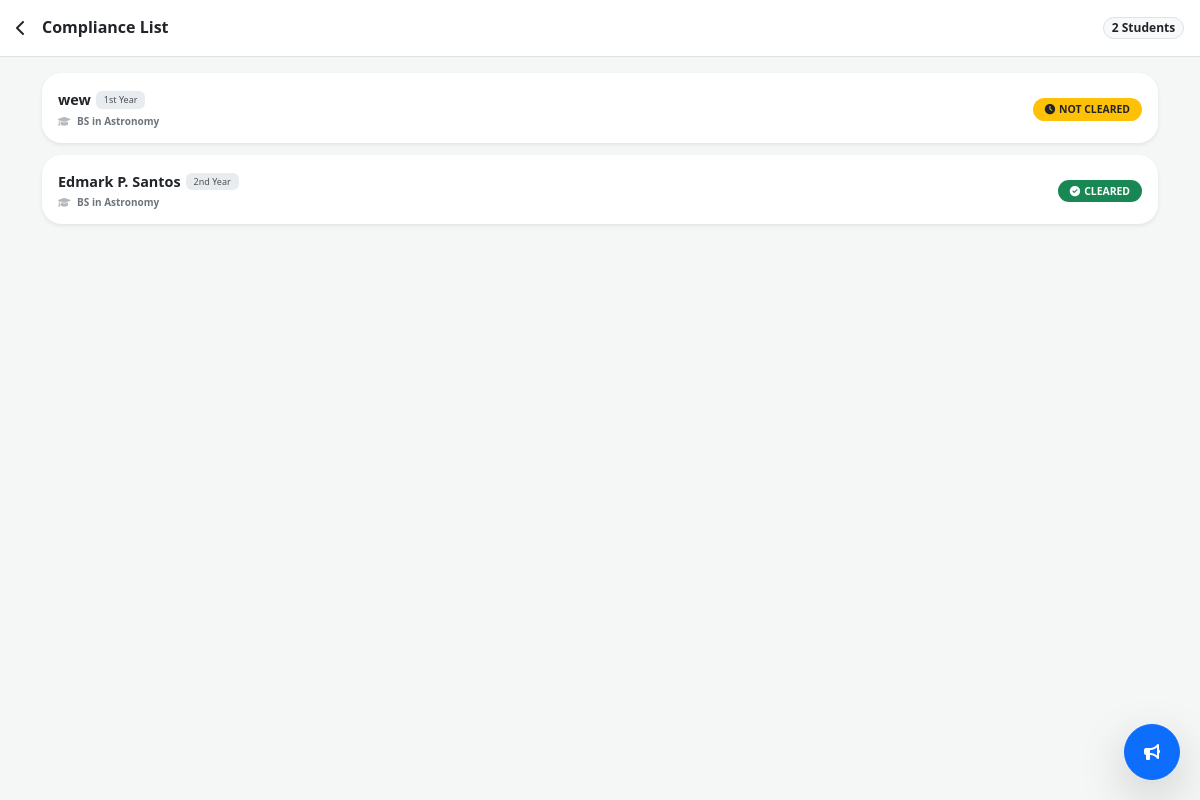
Page /student_list.php (signed in) on the committed database.
### tables this page shows
CREATE TABLE `users` (
  `id` int(11) NOT NULL,
  `fullname` varchar(100) NOT NULL,
  `email` varchar(100) NOT NULL,
  `password` varchar(255) NOT NULL,
  `role` enum('Student','Medical Staff','Enrollment Officer','Admin') NOT NULL,
  `clearance_status` varchar(20) DEFAULT 'Not Cleared',
  `course_year` varchar(50) DEFAULT NULL,
  `created_at` timestamp NOT NULL DEFAULT current_timestamp(),
  `digital_signature` longtext DEFAULT NULL,
  `course` varchar(255) DEFAULT NULL,
  `year` varchar(10) DEFAULT NULL
);

### student_list.php (the view, shortened to what this page needs)
<?php
include('includes/db_conn.php');
$query = "SELECT id, fullname, course, year, clearance_status FROM users
          WHERE role = 'Student'
          ORDER BY course ASC, year ASC, fullname ASC";
$result = $conn->query($query);
?>
<!DOCTYPE html>
<html lang="en">
<head>
    <link href="https://cdn.jsdelivr.net/npm/bootstrap@5.3.0/dist/css/bootstrap.min.css" rel="stylesheet">
    <link rel="stylesheet" href="https://cdnjs.cloudflare.com/ajax/libs/font-awesome/6.0.0/css/all.min.css">
</head>
<body>
    <div class="p-3 bg-white border-bottom mb-3 sticky-top sticky-header d-flex align-items-center justify-content-between">
        <div class="d-flex align-items-center">
            <a href="officer_dashboard.php" class="text-dark me-3">
                <i class="fas fa-chevron-left"></i>
            </a>
            <h6 class="m-0 fw-bold">Compliance List</h6>
        </div>
        <span class="badge bg-light text-dark border rounded-pill small"><?php echo $result->num_rows; ?> Students</span>
    </div>
    <div class="container">
        <?php if($result->num_rows > 0): ?>
            <?php while($row = $result->fetch_assoc()): ?>
                <div class="card student-card shadow-sm">
                    <div class="card-body d-flex justify-content-between align-items-center py-3">
                        <div style="max-width: 70%;">
                            <div class="d-flex align-items-center mb-1">
                                <span class="fw-bold text-dark" style="font-size: 0.9rem;"><?php echo $row['fullname']; ?></span>
                                <span class="year-pill"><?php echo $row['year']; ?> Year</span>
                            </div>
                            <div class="course-text">
                                <i class="fas fa-graduation-cap me-1 opacity-50"></i>
                                <?php echo $row['course']; ?>
                            </div>
                        </div>
                        <div class="text-end">
                            <?php
                                $status = $row['clearance_status'] ?? 'Not Cleared';
                                if ($status == 'Cleared') {
                                    $class = 'bg-success text-white';
                                    $icon = '<i class="fas fa-check-circle me-1"></i>';
                                } else {
                                    $class = 'bg-warning text-dark';
                                    $icon = '<i class="fas fa-clock me-1"></i>';
                                }
                            ?>
                            <span class="badge <?php echo $class; ?> status-badge">
                                <?php echo $icon . $status; ?>
                            </span>
                        </div>
                    </div>
                </div>
            <?php endwhile; ?>
        <?php endif; ?>
    </div>
    <a href="bulk_notification.php" class="btn btn-primary shadow-lg position-fixed" style="bottom: 20px; right: 20px; width: 56px; height: 56px; border-radius: 50%; display: flex; align-items: center; justify-content: center; z-index: 999;">
        <i class="fas fa-bullhorn"></i>
    </a>
</body>
</html>

### student_list.php (style rules this page uses)
body { background: #f4f7f6; padding-bottom: 80px; font-family: 'Segoe UI', sans-serif; }
.student-card { border: none; border-radius: 20px; margin-bottom: 12px; transition: 0.2s; background: #fff; }
.status-badge { font-size: 0.65rem; padding: 6px 12px; border-radius: 50px; font-weight: 700; text-transform: uppercase; }
.course-text { font-size: 10px; color: #6c757d; font-weight: 600; line-height: 1.2; }
.year-pill { background: #e9ecef; color: #495057; padding: 2px 8px; border-radius: 6px; font-size: 9px; margin-left: 5px; vertical-align: middle; }
.sticky-header { background: rgba(255, 255, 255, 0.95); backdrop-filter: blur(10px); z-index: 1000; }

### rows in the picture
users: fullname "wew", year "1st", course "BS in Astronomy", clearance_status "NOT CLEARED"
users: fullname "Edmark P. Santos", year "2nd", course "BS in Astronomy", clearance_status "CLEARED"

### other values in the picture
$result->num_rows "2"
